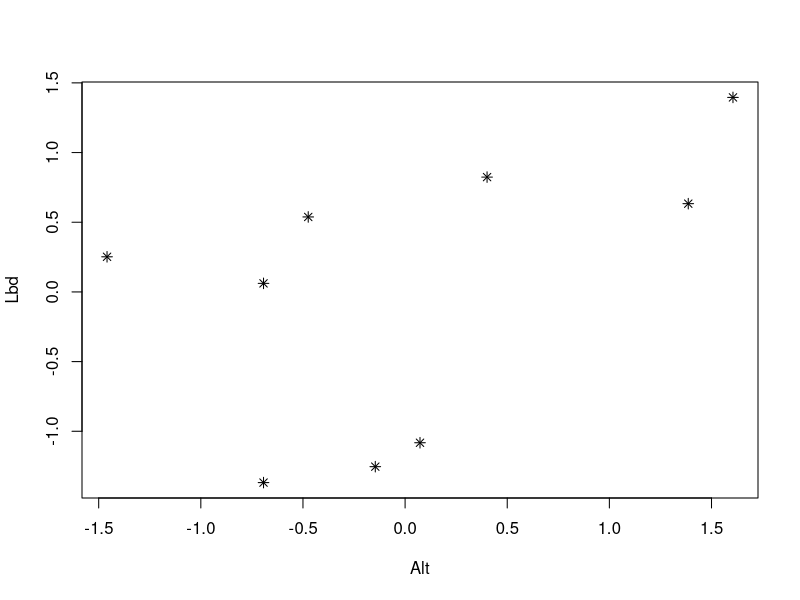
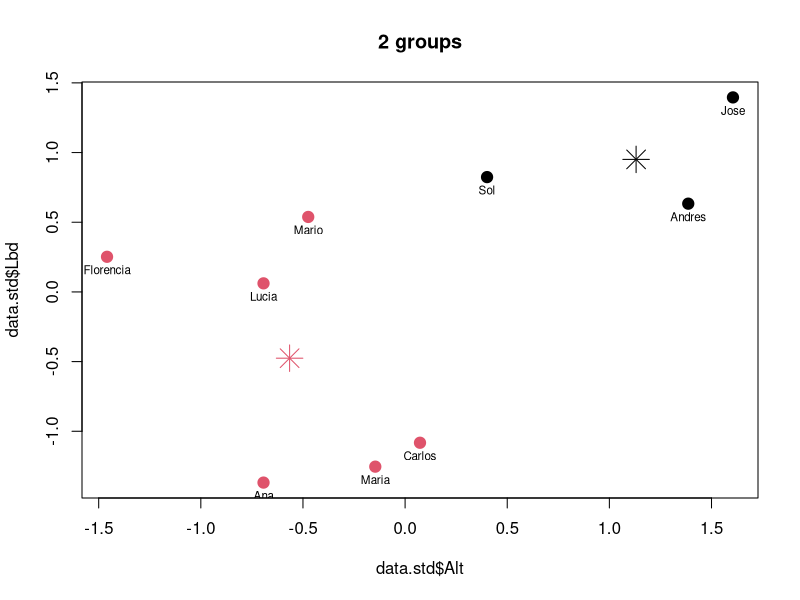
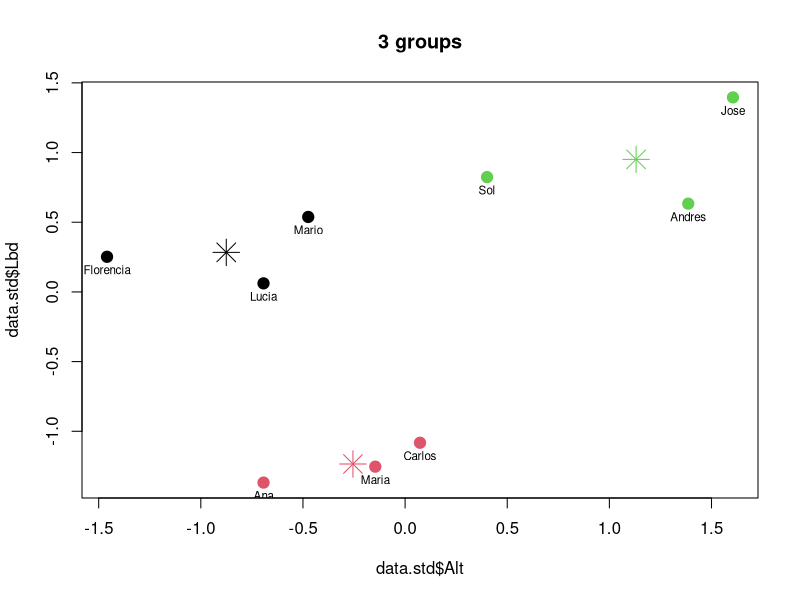

Generate these figures, in order, with R: (Note: this script raises an error after producing the figures.)
install.packages("factoextra")
install.packages("cluster")
install.packages("pvclust")

Jose=c(184,82,81,11,29,18)
Ana=c(163,53,52,8,23,15.5)
Maria=c(168,54.2,54.4,8,25,16.5)
Carlos=c(170,56,53,8,23,16.3)
Sol=c(173,76,72,10.7,26,16.6)
Andres=c(182,74,76,10,29,20)
Florencia=c(156,70,70.8,8.7,24.3,14.7)
Lucia=c(163,68,67.1,7.2,23,13.5)
Mario=c(165,73,72,8.5,23,15.2)
data=rbind(Jose,Ana,Maria,Carlos,Sol,Andres,Florencia,Lucia,Mario) #uno a los casos fila a fila: rbind viene de row bind.
colnames(data)=c("Alt","Lbd","Lbi","Ldm","Lp","Pm")
head(data,5) #Altura, Largo brazo der e izq, Largo dedo mayor, Largo Pie, Perimetro muneca

#estandaricemos la matriz de datos
data.std=scale(data,center=T,scale=T)
summary(data.std)

apply(data.std,2,sd) #me calcula el desvio (sd) por columna
#Al estandarizar las medias valen cero y los desvios estandar, uno.

#Distancia euclidea o L2 entre Ana y Jose y entre Andres y Florencia
sqrt(sum((data.std["Ana",]- data.std["Jose",])^2))
sqrt(sum((data.std["Andres",]- data.std["Florencia",])^2))

#Distancia Manhattan o L1 entre Ana y Jose
sum(abs(data.std["Ana",]- data.std["Jose",]))

#Distancia Minkowski o Lq entre Andres y Florencia (p=3)
(sum((data.std["Andres",]- data.std["Florencia",])^3)^(1/3))

#Matrices de distancia o disimilitud
#Matriz de distancia con distancia euclidea
EuMat=dist(data.std,"euclidean",diag=F) #Matriz con distancia euclidea
round(EuMat,2)

#Que par de individuos son los mas similares de acuerdo a sus caracteristicas biometricas?
which.min(EuMat) #el valor en la posicion 16 = Carlos y Maria

#Y los mas diferentes?
which.max(EuMat) #el valor en la posicion 1 = Ana y Jose

#Matriz de distancia con distancia de Minkowski
MinkMat=dist(data.std,"minkowski",diag=F,p=3) #Matriz con distancia de Minkowski
round(MinkMat,2)

?dist #distancias disponibles con la funcion dist

#grafico
data.std=as.data.frame(data.std)
plot(data.std$Alt,data.std$Lbd, xlab = "Alt", ylab = "Lbd",pch=8,col=1)

#K-medias
#Realicemos un cluster con dos grupos considerando los datos biometricos.
KM2=kmeans(data.std,2,nstart=20) #nstart refiere a las condiciones iniciales, se escoge un numero al azar.

#Grafiquemos los resultados considerando dos dimensiones.
plot(data.std$Alt,data.std$Lbd, col = KM2$cluster,pch = 19,cex=1.5,main="2 groups") #la eleccion de las variables Alt y Lbd para graficar es arbitraria. 
points(KM2$centers, col = 1:2, pch = 8, cex=2.5); 
text(data.std, rownames(data.std), cex=0.7, pos=1)

#A partir del cociente de la suma de cuadrados entre grupos y la suma de cuadrados total de los datos podemos obtener un estimador de pseudo R2
KM2$betweenss/KM2$totss

1-(sum(KM2$withinss)/KM2$totss) #que es lo mismo que 

#Veamos que otros objetos contiene en su interior nuestro objeto KM2 (es una lista que contiene varios objetos que podran ser de diferente naturaleza).
KM2[]

#3 grupos
KM3=kmeans(data.std,3,nstart=20)

#grafico
plot(data.std$Alt,data.std$Lbd, col = KM3$cluster,pch = 19,cex=1.5,main="3 groups"); 
points(KM3$centers, col = 1:3, pch = 8, cex=2.5); 
text(data.std, rownames(data.std), cex=0.7, pos=1)

#pseudo R2
KM3$betweenss/KM3$totss

# Cuantos grupos? Grafico el numero de clusters en funcion de la suma de cuadrados al interior de los grupos (medida que queremos minimizar). A esta medida tambien la llamamos W o SCD
fviz_nbclust(
  data.std, 
  kmeans, 
  k.max = 8,
  method = "wss",
)
# 3 o 4 clusters seria el optimo segun el grafico y met. codo


#PAM Es una version mas robusta de K-medias que se basa en la distancia a individuos representativos o medoids
pam.data<-pam(data.std, k=3, diss=FALSE,metric="euclidean") #diss=FALSE me permite entrar la matriz de datos, de no indicar nada (por defecto diss=TRUE), debo ingresar la matriz de distancias. Si ingreso la matriz de distancias no debo indicar la distancia o metrica.
plot(pam.data)

#Cluster jerarquicos aglomerativos. Utilizaremos la funcion hlcust.
d=dist(data.std,method="euclidean") #matriz de distancias de la matriz centrada y estandarizada

#Realizo los cluster con diferentes metodos
cj_complete=hclust(d,method="complete") 
cj_single=hclust(d,method="single") 
cj_average<-hclust(d,method="average")
cj_centroid<-hclust(d,method="centroid")

#los graficos
plot(cj_complete)
plot(cj_single)
plot(cj_average)
plot(cj_centroid)

#el numero de k grupos escogido lo determina el usuario

plot(cj_single)
rect.hclust(cj_single, k=4, border="red")

plot(cj_single)
rect.hclust(cj_single, k=2, border="green") 

#Asignacion a clases segun donde se desee cortar el dendograma (o dicho de otra forma, segun la cantidad de grupos con que nos queramos quedar)
cutree(cj_single,2)
cutree(cj_single,4)
cutree(cj_single,5)

# evaluacion p-value sig.
pval = pvclust(t(data.std), method.dist="euclidean", method.hclust="complete", nboot=100)
plot(pval)

?hclust


















